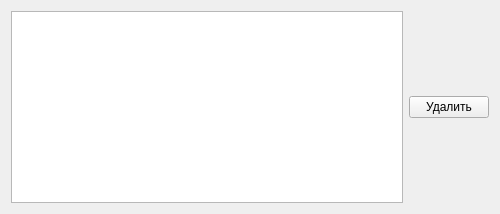
<?xml version="1.0" encoding="UTF-8"?>
<ui version="4.0">
 <class>ExpectedWordEditor</class>
 <widget class="QWidget" name="ExpectedWordEditor">
  <property name="geometry">
   <rect>
    <x>0</x>
    <y>0</y>
    <width>500</width>
    <height>210</height>
   </rect>
  </property>
  <property name="sizePolicy">
   <sizepolicy hsizetype="Preferred" vsizetype="MinimumExpanding">
    <horstretch>0</horstretch>
    <verstretch>0</verstretch>
   </sizepolicy>
  </property>
  <property name="windowTitle">
   <string>Form</string>
  </property>
  <layout class="QHBoxLayout" name="horizontalLayout">
   <item>
    <widget class="QTextEdit" name="textEdit">
     <property name="sizePolicy">
      <sizepolicy hsizetype="Expanding" vsizetype="MinimumExpanding">
       <horstretch>0</horstretch>
       <verstretch>0</verstretch>
      </sizepolicy>
     </property>
    </widget>
   </item>
   <item>
    <widget class="QPushButton" name="removeButton">
     <property name="text">
      <string>Удалить</string>
     </property>
    </widget>
   </item>
  </layout>
 </widget>
 <resources/>
 <connections/>
</ui>
